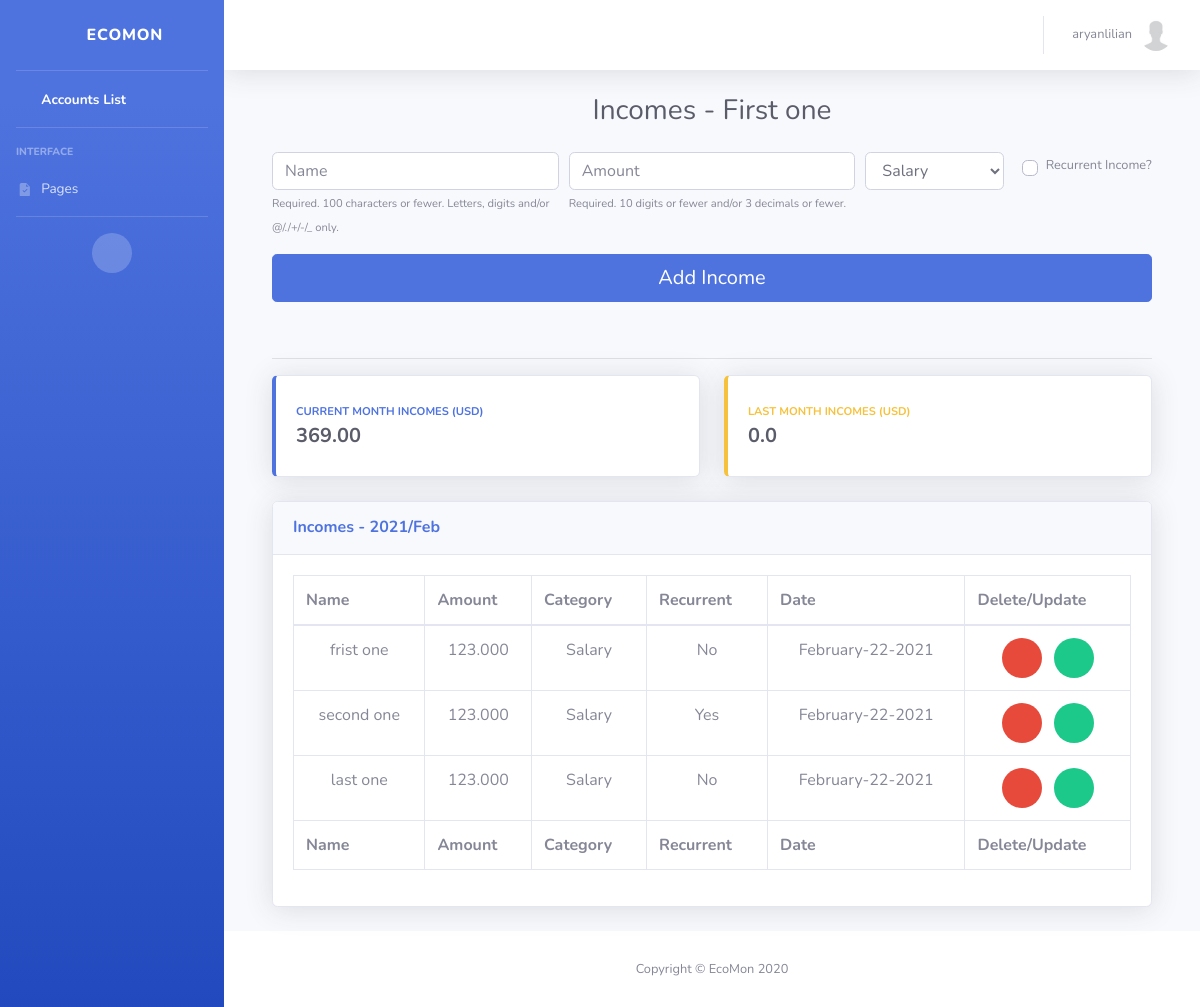
Before: /users/incomes/new/9/ (signed in) with the older database file.
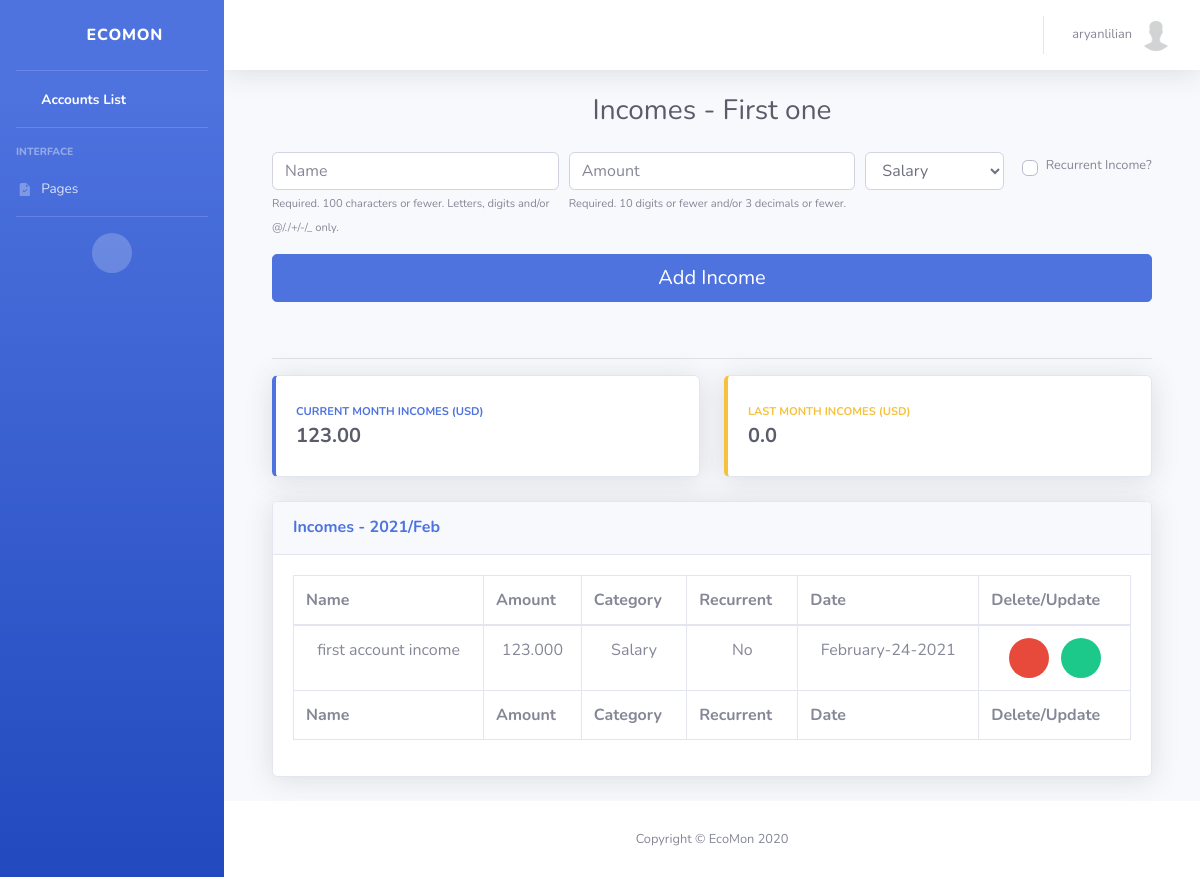
After: the same page with the newer database file.
### users/models.py (models this page shows, shortened)
class Income(models.Model):
    class IncomeCategory(models.TextChoices):
        SALARY = _('Salary')
        AWARDS = _('Awards')
        GRANTS = _('Grants')
        SALE = _('Sale')
        DIVIDENTS = _('Dividents')
        RENTAL = _('Rental')
        REFUNDS = _('Refunds')
        COUPONS = _('Coupons')
        LOTTERY = _('Lottery')
        CAPITAL = _('Capital')
        INVESTMENTS = _('Investments')
        GIFT = _('Gift')
        OTHERS = _('Others')
    user = models.ForeignKey(User, on_delete=models.CASCADE)
    account = models.ForeignKey(Account, on_delete=models.CASCADE, related_name='incomes')
    name = models.CharField(_('Name'), max_length=100)
    amount = models.DecimalField(_('Amount'), max_digits=10, decimal_places=3)
    recurrent = models.BooleanField(_('Recurrent Income'), default=False)
    created_date = models.DateTimeField(_('Created Date/Time'), default=timezone.now)
    updated_date = models.DateTimeField(_('Updated Date/Time'), auto_now=True)
    category = models.CharField(
        _('Category'), max_length=11,
        choices=IncomeCategory.choices, default=IncomeCategory.SALARY
    )
    def update_url(self):
        return reverse('update-income', kwargs={'pk': self.pk, 'id' : self.account.pk})
    def delete_url(self):
        return reverse('delete-income', kwargs={'pk': self.pk})

### users/views.py (the view)
# urls.py: path('incomes/new/<int:pk>/', IncomesCreateListView.as_view(), name='incomes'),
class IncomesCreateListView(LoginRequiredMixin, ObjectCreateListViewMixin):
    model = Income
    form_class = IncomeCreateForm
    model_name = template_titles['incomes_title']
    color = 'primary'

### users/forms.py (shortened to what this page needs)
class IncomeCreateForm(forms.ModelForm):
    name = forms.CharField(
        max_length=50, label='Name',
        help_text=help_texts['obj_name']
    )
    amount = forms.DecimalField(
        max_digits=10,
        decimal_places=3,
        label='Amount',
        help_text=help_texts['obj_amount']
    )
    recurrent = forms.BooleanField(required=False, label='Recurrent?')
    class Meta:
        model = Income
        exclude = [
            'user',
            'account',
            'created_date'
        ]

### common/utils.py (called while the page is built)
def assembly(obj):
    return round(sum(i.amount for i in obj), 2)

### templates/users/create-update-list-objects.html (shortened to what this page needs)
{% extends 'users/base.html' %}
{% block content %}
	<div class="container">
		{% if '/users/incomes/new/' in request.get_full_path or '/users/spendings/new/' in request.get_full_path or '/users/incomes/update/' in request.get_full_path or '/users/spendings/update/' in request.get_full_path %}
			{% include 'users/components/create-update-incomes-and-spendings-form.html' %}
		{% else %}
			{% include 'users/components/create-update-accounts-form.html' %}
		{% endif %}
		<br>
		<hr>
		{% if '/users/incomes/new/' in request.get_full_path or '/users/spendings/new/' in request.get_full_path or '/users/incomes/update/' in request.get_full_path or '/users/spendings/update/' in request.get_full_path %}
			<div class="row">
				<div class="col-xl-6 col-md-6 mb-4">
			        <div class="card border-left-{{ color }} shadow h-100 py-2">
			            <div class="card-body">
			                <div class="row no-gutters align-items-center">
			                    <div class="col mr-2">
			                        <div class="text-xs font-weight-bold text-{{ color }} text-uppercase mb-1">Current Month {{ title }} ({{ currency }})</div>
			                        <div class="h5 mb-0 font-weight-bold text-gray-800">{% if total_sum %}{{ total_sum }}{% else %}0.0{% endif %}</div>
			                    </div>
			                    <div class="col-auto">
			                        <i class="fas {% if title == 'Incomes' %} fa-wallet {% elif title == 'Spendings' %} fa-credit-card {% endif %} fa-2x text-gray-300"></i>
			                    </div>
			                </div>
			            </div>
			        </div>
			    </div>
			    <div class="col-xl-6 col-md-6 mb-4">
			        <div class="card border-left-warning shadow h-100 py-2">
			            <div class="card-body">
			                <div class="row no-gutters align-items-center">
			                    <div class="col mr-2">
			                        <div class="text-xs font-weight-bold text-warning text-uppercase mb-1">Last Month {{ title }} ({{ currency }})</div>
			                        <div class="h5 mb-0 font-weight-bold text-gray-800">{% if total_sum_last_month %}{{ total_sum_last_month }}{% else %}0.0{% endif %}</div>
			                    </div>
			                    <div class="col-auto">
			                        <i class="fas {% if title == 'Incomes' %} fa-wallet {% elif title == 'Spendings' %} fa-credit-card {% endif %} fa-2x text-gray-300"></i>
			                    </div>
			                </div>
			            </div>
			        </div>
			    </div>
			</div>
		{% endif %}
		{% if '/users/spendings/new/' in request.get_full_path or '/users/spendings/update/' in request.get_full_path %}
			{% include 'users/components/spendings-list-table.html' %}
		{% else %}
			{% include 'users/components/incomes-or-accounts-list-table.html' %}
		{% endif  %}
	</div>
{% endblock %}

### templates/users/components/incomes-or-accounts-list-table.html (shortened to what the changed rows need)
<div class="card shadow mb-4">
  <div class="card-body">
    <div class="table-responsive">
      <table class="table table-bordered" id="incomesAndAccountsDataTable" width="100%" cellspacing="0">
        <thead>
          <tr>
            <th>Name</th>
            {% if '/users/incomes/new/' in request.get_full_path or '/users/incomes/update/' in request.get_full_path %}<th>Amount</th>{% endif %}
            <th>Category</th>
            <th>
                {% if '/users/incomes/new/' in request.get_full_path or '/users/incomes/update/' in request.get_full_path or request.get_full_path == '/users/archive/' %}
                    Recurrent
                {% else %}
                    Currency
                {% endif %}
            </th>
            <th>Date</th>
            {% if '/users/incomes/new/' in request.get_full_path or request.get_full_path == '/users/accounts/new/' %}
                <th>Delete/Update</th>
            {% endif %}
          </tr>
        </thead>
        <tfoot>
          <tr>
              <th>Name</th>
            {% if '/users/incomes/new/' in request.get_full_path %}<th>Amount</th>{% endif %}
            <th>Category</th>
            <th>
                {% if '/users/incomes/new/' in request.get_full_path or '/users/incomes/update/' in request.get_full_path or request.get_full_path == '/users/archive/' %}
                    Recurrent
                {% else %}
                    Currency
                {% endif %}
            </th>
            <th>Date</th>
            {% if '/users/incomes/new/' in request.get_full_path or request.get_full_path == '/users/accounts/new/' %}
                <th>Delete/Update</th>
            {% endif %}
          </tr>
        </tfoot>
        <tbody>
            {% if request.get_full_path == '/users/archive/' %}
              {% for object in incomes %}
                  <div class="row">
                      <tr>
                          <td class="text-center">{% if request.get_full_path == '/users/accounts/new/' %}<a href="{% url 'dashboard' object.id %}">{{ object.name }}</a>{% else %}{{ object.name }}{% endif %}</td>
                          {% if '/users/incomes/new/' in request.get_full_path or '/users/incomes/update/' in request.get_full_path %}
                              <td class="text-center">{{ object.amount }}</td>
                          {% endif %}
                          <td class="text-center">{{ object.category }}</td>
                          <td class="text-center">
                              {% if '/users/incomes/new/' in request.get_full_path or '/users/incomes/update/' in request.get_full_path or request.get_full_path == '/users/archive/' %}
                                  {% if object.recurrent == True %}Yes{% else %}No{% endif %}
                              {% else %}
                                  {{ object.currency }}
                              {% endif %}
                          </td>
                          <td class="text-center">{{ object.created_date|date:"F-d-Y" }}</td>
                          {% if '/users/incomes/new/' in request.get_full_path or request.get_full_path == '/users/accounts/new/' %}
                              <td class="text-center">
                                  <a class="btn-circle bnt-sm btn-danger" data-toggle="modal" href="{% if request.get_full_path == '/users/accounts/new/' %}objectDeleteModal{{ object.id }}{% else %}objectDeleteModal{{ title }}{{ object.id }}{% endif %}" data-target="{% if request.get_full_path == '/users/accounts/new/' %}objectDeleteModal{{ object.id }}{% else %}objectDeleteModal{{ title }}{{ object.id }}{% endif %}">
                                      <i class="fas fa-trash"></i>
                                  </a>
                                  <a class="btn-circle bnt-sm btn-success ml-2" href="{{ object.update_url }}"><i class="fas fa-pen"></i></a>
                              </td>
                              {% include 'users/components/delete-object-modal.html' %}
                          {% endif %}
                      </tr>
                  </div>
                {% endfor %}
            {% else %}
              {% for object in objects %}
                  <div class="row">
                      <tr>
                          <td class="text-center">{% if request.get_full_path == '/users/accounts/new/' %}<a href="{% url 'dashboard' object.id %}">{{ object.name }}</a>{% else %}{{ object.name }}{% endif %}</td>
                          {% if '/users/incomes/new/' in request.get_full_path or '/users/incomes/update/' in request.get_full_path %}
                              <td class="text-center">{{ object.amount }}</td>
                          {% endif %}
                          <td class="text-center">{{ object.category }}</td>
                          <td class="text-center">
                              {% if '/users/incomes/new/' in request.get_full_path or '/users/incomes/update/' in request.get_full_path or request.get_full_path == '/users/archive/' %}
                                  {% if object.recurrent == True %}Yes{% else %}No{% endif %}
                              {% else %}
                                  {{ object.currency }}
                              {% endif %}
                          </td>
                          <td class="text-center">{{ object.created_date|date:"F-d-Y" }}</td>
                          {% if '/users/incomes/new/' in request.get_full_path or request.get_full_path == '/users/accounts/new/' %}
                              <td class="text-center">
                                  <a class="btn-circle bnt-sm btn-danger" data-toggle="modal" href="{% if request.get_full_path == '/users/accounts/new/' %}objectDeleteModal{{ object.id }}{% else %}objectDeleteModal{{ title }}{{ object.id }}{% endif %}" data-target="{% if request.get_full_path == '/users/accounts/new/' %}objectDeleteModal{{ object.id }}{% else %}objectDeleteModal{{ title }}{{ object.id }}{% endif %}">
                                      <i class="fas fa-trash"></i>
                                  </a>
                                  <a class="btn-circle bnt-sm btn-success ml-2" href="{{ object.update_url }}"><i class="fas fa-pen"></i></a>
                              </td>
                          {% endif %}
                      </tr>
                  </div>
                {% endfor %}
            {% endif %}
        </tbody>
      </table>
    </div>
  </div>
</div>

Changed rows visible on the page:
removed Income: name "frist one", amount "123.000", category "Salary", recurrent "No", created_date "February-22-2021"
removed Income: name "second one", amount "123.000", category "Salary", recurrent "Yes", created_date "February-22-2021"
removed Income: name "last one", amount "123.000", category "Salary", recurrent "No", created_date "February-22-2021"
added Income: name "first account income", amount "123.000", category "Salary", recurrent "No", created_date "February-24-2021"
Other visible differences:
{{ total_sum }}: "369.00" → "123.00"
